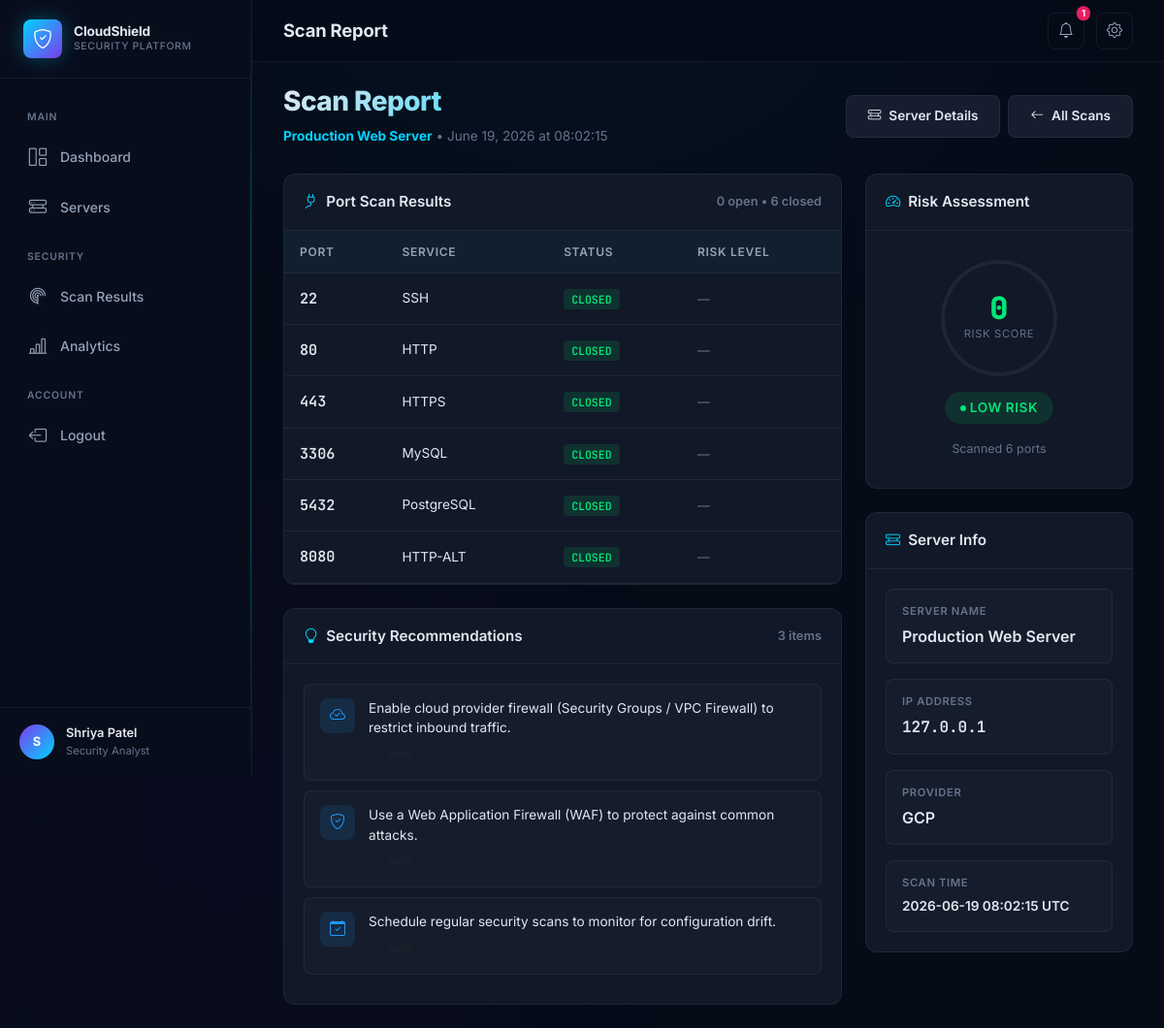
Screenshot of /scans/1 (signed in) with the database file from the repository.
### app.py (models this page shows, shortened)
class User(UserMixin, db.Model):
    __tablename__ = 'users'
    id = db.Column(db.Integer, primary_key=True)
    name = db.Column(db.String(100), nullable=False)
    email = db.Column(db.String(120), unique=True, nullable=False)
    password = db.Column(db.String(256), nullable=False)
    created_at = db.Column(db.DateTime, default=datetime.utcnow)
    servers = db.relationship('Server', backref='owner', lazy=True,
                              cascade='all, delete-orphan')

class Server(db.Model):
    __tablename__ = 'servers'
    id = db.Column(db.Integer, primary_key=True)
    server_name = db.Column(db.String(100), nullable=False)
    ip_address = db.Column(db.String(45), nullable=False)
    provider = db.Column(db.String(50), nullable=False)
    user_id = db.Column(db.Integer, db.ForeignKey('users.id'), nullable=False)
    date_added = db.Column(db.DateTime, default=datetime.utcnow)
    scan_sessions = db.relationship('ScanSession', backref='server', lazy=True,
                                    cascade='all, delete-orphan',
                                    order_by='ScanSession.scan_time.desc()')

class ScanSession(db.Model):
    __tablename__ = 'scan_sessions'
    id = db.Column(db.Integer, primary_key=True)
    server_id = db.Column(db.Integer, db.ForeignKey('servers.id'), nullable=False)
    risk_score = db.Column(db.Integer, default=0)
    risk_level = db.Column(db.String(20), default='Low')
    scan_time = db.Column(db.DateTime, default=datetime.utcnow)
    results = db.relationship('ScanResult', backref='session', lazy=True,
                              cascade='all, delete-orphan')

class ScanResult(db.Model):
    __tablename__ = 'scan_results'
    id = db.Column(db.Integer, primary_key=True)
    session_id = db.Column(db.Integer, db.ForeignKey('scan_sessions.id'), nullable=False)
    server_id = db.Column(db.Integer, db.ForeignKey('servers.id'), nullable=False)
    port = db.Column(db.Integer, nullable=False)
    status = db.Column(db.String(20), nullable=False)       # 'open' or 'closed'
    risk_level = db.Column(db.String(20), default='None')    # Low, Medium, High, Critical
    scan_time = db.Column(db.DateTime, default=datetime.utcnow)

### app.py (the view)
@app.route('/scans/<int:session_id>')
@login_required
def view_scan_session(session_id):
    session = ScanSession.query.get_or_404(session_id)
    if session.server.user_id != current_user.id:
        flash('Access denied.', 'danger')
        return redirect(url_for('scan_results'))
    raw_results = ScanResult.query.filter_by(session_id=session.id) \
        .order_by(ScanResult.port).all()
    results = []
    for r in raw_results:
        port_info = PORT_INFO.get(r.port, {'service': 'Unknown', 'description': 'Unknown'})
        results.append({
            'port': r.port,
            'status': r.status,
            'risk_level': r.risk_level,
            'service': port_info['service'],
            'description': port_info.get('description', '')
        })
    open_count = sum(1 for r in results if r['status'] == 'open')
    closed_count = sum(1 for r in results if r['status'] == 'closed')
    recommendations = RiskAssessor.generate_recommendations(results)
    risk_color = get_risk_color(session.risk_level)
    return render_template('scan/session_detail.html',
                           session=session,
                           results=results,
                           open_count=open_count,
                           closed_count=closed_count,
                           recommendations=recommendations,
                           risk_color=risk_color)

### app.py (called while the page is built)
@login_manager.user_loader
def load_user(user_id):
    return db.session.get(User, int(user_id))

def get_risk_color(level):
    colors = {
        'Low': '#00e676',
        'Medium': '#ffab00',
        'High': '#ff5252',
        'Critical': '#e91e63'
    }
    return colors.get(level, '#94a3b8')

@app.context_processor
def inject_notifications():
    if current_user.is_authenticated:
        notifications = db.session.query(
            ScanSession.risk_score,
            ScanSession.risk_level,
            ScanSession.scan_time,
            Server.server_name
        ).join(Server).filter(
            Server.user_id == current_user.id
        ).order_by(
            ScanSession.scan_time.desc()
        ).limit(5).all()
        return dict(notifications=notifications, notification_count=len(notifications))
    return dict(notifications=[], notification_count=0)

### templates/scan/session_detail.html (shortened to what this page needs)
{% extends "base.html" %}
{% block page_title %}Scan Report{% endblock %}
{% block content %}
<div class="fade-in">
    <div class="page-header">
        <div>
            <h1>Scan Report</h1>
            <p class="text-muted-custom mb-0" style="font-size: 0.85rem;">
                <strong class="text-accent">{{ session.server.server_name }}</strong>
                &bull; {{ session.scan_time.strftime('%B %d, %Y at %H:%M:%S') }}
            </p>
        </div>
        <div class="d-flex gap-2">
            <a href="{{ url_for('server_detail', server_id=session.server.id) }}" class="btn-cyber btn-cyber-secondary">
                <i class="bi bi-hdd-rack"></i> Server Details
            </a>
            <a href="{{ url_for('scan_results') }}" class="btn-cyber btn-cyber-secondary">
                <i class="bi bi-arrow-left"></i> All Scans
            </a>
        </div>
    </div>
    <div class="row g-4">
        <div class="col-lg-8">
            <div class="card mb-4">
                <div class="card-header">
                    <span><i class="bi bi-plug me-2 text-accent"></i>Port Scan Results</span>
                    <span style="font-size: 0.8rem; color: var(--text-muted);">
                        {{ open_count }} open &bull; {{ closed_count }} closed
                    </span>
                </div>
                <div class="card-body p-0">
                    <div class="table-responsive">
                        <table class="table-dark-custom">
                            <thead>
                                <tr>
                                    <th>Port</th>
                                    <th>Service</th>
                                    <th>Status</th>
                                    <th>Risk Level</th>
                                </tr>
                            </thead>
                            <tbody>
                                {% for result in results %}
                                <tr>
                                    <td>
                                        <span class="mono" style="font-weight: 600; font-size: 0.95rem;">
                                            {{ result.port }}
                                        </span>
                                    </td>
                                    <td style="font-size: 0.85rem;">{{ result.service }}</td>
                                    <td>
                                        <span class="badge-port-{{ result.status }}">{{ result.status }}</span>
                                    </td>
                                    <td>
                                        {% if result.status == 'open' %}
                                            <span class="badge-risk badge-risk-{{ result.risk_level|lower }}">
                                                {{ result.risk_level }}
                                            </span>
                                        {% else %}
                                            <span style="color: var(--text-muted); font-size: 0.8rem;">—</span>
                                        {% endif %}
                                    </td>
                                </tr>
                                {% endfor %}
                            </tbody>
                        </table>
                    </div>
                </div>
            </div>
            <div class="card">
                <div class="card-header">
                    <span><i class="bi bi-lightbulb me-2 text-accent"></i>Security Recommendations</span>
                    <span style="font-size: 0.8rem; color: var(--text-muted);">
                        {{ recommendations|length }} items
                    </span>
                </div>
                <div class="card-body">
                    {% for rec in recommendations %}
                    <div class="recommendation-item">
                        <div class="rec-icon rec-{{ rec.severity|lower }}">
                            <i class="bi {{ rec.icon }}"></i>
                        </div>
                        <div>
                            <div class="rec-text">{{ rec.text }}</div>
                            <span class="badge-risk badge-risk-{{ rec.severity|lower }}" style="margin-top: 6px; font-size: 0.6rem;">
                            </span>
                        </div>
                    </div>
                    {% endfor %}
                </div>
            </div>
        </div>
        <div class="col-lg-4">
            <div class="card mb-4">
                <div class="card-header">
                    <span><i class="bi bi-speedometer2 me-2 text-accent"></i>Risk Assessment</span>
                </div>
                <div class="card-body text-center" style="padding: 30px 20px;">
                    <div class="risk-score-circle mx-auto mb-3"
                         style="--score-color: {{ risk_color }}; --score-pct: {{ session.risk_score }};">
                        <span class="score-value" style="color: {{ risk_color }};">
                            {{ session.risk_score }}
                        </span>
                        <span class="score-label">Risk Score</span>
                    </div>
                    <span class="badge-risk badge-risk-{{ session.risk_level|lower }}" style="font-size: 0.85rem; padding: 6px 16px;">
                        {{ session.risk_level }} Risk
                    </span>
                    <div class="mt-3" style="font-size: 0.78rem; color: var(--text-muted);">
                        Scanned {{ results|length }} ports
                    </div>
                </div>
            </div>
            <div class="card">
                <div class="card-header">
                    <span><i class="bi bi-hdd-rack me-2 text-accent"></i>Server Info</span>
                </div>
                <div class="card-body">
                    <div class="detail-item mb-3">
                        <div class="detail-label">Server Name</div>
                        <div class="detail-value">{{ session.server.server_name }}</div>
                    </div>
                    <div class="detail-item mb-3">
                        <div class="detail-label">IP Address</div>
                        <div class="detail-value mono">{{ session.server.ip_address }}</div>
                    </div>
                    <div class="detail-item mb-3">
                        <div class="detail-label">Provider</div>
                        <div class="detail-value">{{ session.server.provider }}</div>
                    </div>
                    <div class="detail-item">
                        <div class="detail-label">Scan Time</div>
                        <div class="detail-value" style="font-size: 0.85rem;">
                            {{ session.scan_time.strftime('%Y-%m-%d %H:%M:%S UTC') }}
                        </div>
                    </div>
                </div>
            </div>
        </div>
    </div>
</div>
{% endblock %}

### templates/base.html (shortened to what this page needs)
<!DOCTYPE html>
<html lang="en">
<head>
    <link href="https://cdn.jsdelivr.net/npm/bootstrap@5.3.3/dist/css/bootstrap.min.css" rel="stylesheet">
    <link href="https://cdn.jsdelivr.net/npm/bootstrap-icons@1.11.3/font/bootstrap-icons.min.css" rel="stylesheet">
    <link href="{{ url_for('static', filename='css/style.css') }}" rel="stylesheet">
</head>
<body>
    <div class="app-wrapper">
        <aside class="sidebar" id="sidebar">
            <div class="sidebar-brand">
                <div class="brand-icon">
                    <i class="bi bi-shield-check"></i>
                </div>
                <div>
                    <div class="brand-text">CloudShield</div>
                    <div class="brand-sub">Security Platform</div>
                </div>
            </div>
            <nav class="sidebar-nav">
                <div class="nav-label">Main</div>
                <ul class="nav flex-column">
                    <li class="nav-item">
                        <a class="nav-link {% if request.endpoint == 'dashboard' %}active{% endif %}"
                           href="{{ url_for('dashboard') }}" id="nav-dashboard">
                            <i class="bi bi-grid-1x2"></i>
                            <span>Dashboard</span>
                        </a>
                    </li>
                    <li class="nav-item">
                        <a class="nav-link {% if request.endpoint in ['servers', 'add_server', 'edit_server', 'server_detail'] %}active{% endif %}"
                           href="{{ url_for('servers') }}" id="nav-servers">
                            <i class="bi bi-hdd-rack"></i>
                            <span>Servers</span>
                        </a>
                    </li>
                </ul>
                <div class="nav-label">Security</div>
                <ul class="nav flex-column">
                    <li class="nav-item">
                        <a class="nav-link {% if request.endpoint == 'scan_results' %}active{% endif %}"
                           href="{{ url_for('scan_results') }}" id="nav-scans">
                            <i class="bi bi-radar"></i>
                            <span>Scan Results</span>
                        </a>
                    </li>
                    <li class="nav-item">
                        <a class="nav-link {% if request.endpoint == 'analytics' %}active{% endif %}"
                           href="{{ url_for('analytics') }}" id="nav-analytics">
                            <i class="bi bi-bar-chart-line"></i>
                            <span>Analytics</span>
                        </a>
                    </li>
                </ul>
                <div class="nav-label">Account</div>
                <ul class="nav flex-column">
                    <li class="nav-item">
                        <a class="nav-link" href="{{ url_for('logout') }}" id="nav-logout">
                            <i class="bi bi-box-arrow-left"></i>
                            <span>Logout</span>
                        </a>
                    </li>
                </ul>
            </nav>
            <div class="sidebar-footer">
                <div class="user-avatar">
                    {{ current_user.name[0]|upper if current_user.is_authenticated else 'U' }}
                </div>
                <div class="user-info">
                    <div class="user-name">{{ current_user.name if current_user.is_authenticated else 'Guest' }}</div>
                    <div class="user-role">Security Analyst</div>
                </div>
            </div>
        </aside>
        <div class="main-content">
            <header class="topbar">
                <div class="topbar-left">
                    <h1 class="page-title mb-0">{% block page_title %}Dashboard{% endblock %}</h1>
                </div>
                <div class="topbar-right">
                    <div class="dropdown" id="notificationsDropdown">
                        <button class="btn-topbar position-relative" type="button"
                                data-bs-toggle="dropdown" aria-expanded="false"
                                aria-label="Notifications" id="btnNotifications">
                            <i class="bi bi-bell"></i>
                            {% if notification_count is defined and notification_count > 0 %}
                            <span class="position-absolute top-0 start-100 translate-middle badge rounded-pill"
                                  style="background: var(--clr-critical); font-size: 0.6rem; padding: 3px 5px;">
                                {{ notification_count }}
                            </span>
                            {% endif %}
                        </button>
                    </div>
                    <button class="btn-topbar" type="button"
                            data-bs-toggle="offcanvas" data-bs-target="#settingsPanel"
                            aria-label="Settings" id="btnSettings">
                        <i class="bi bi-gear"></i>
                    </button>
                </div>
            </header>
            {% block content %}{% endblock %}
        </div>
    </div>
</body>
</html>

### rows the page displays
User: name "S", name "Shriya Patel"
Server: server.server_name "Production Web Server", server.ip_address "127.0.0.1", server.provider "GCP"
ScanSession: scan_time "June 19, 2026 at 08:02:15", risk_score "0", risk_level "LOW", scan_time "2026-06-19 08:02:15 UTC"
ScanResult: port "22", service "SSH", status "CLOSED"
ScanResult: port "80", service "HTTP", status "CLOSED"
ScanResult: port "443", service "HTTPS", status "CLOSED"
ScanResult: port "3306", service "MySQL", status "CLOSED"
ScanResult: port "5432", service "PostgreSQL", status "CLOSED"
ScanResult: port "8080", service "HTTP-ALT", status "CLOSED"

### other values shown
{{ notification_count }} "1"
{{ open_count }} "0"
{{ closed_count }} "6"
{{ recommendations|length }} "3"
{{ rec.text }} "Enable cloud provider firewall (Security Groups / VPC Firewall) to restrict inbound traffic." "Use a Web Application Firewall (WAF) to protect against common attacks." "Schedule regular security scans to monitor for configuration drift."
{{ results|length }} "6"
